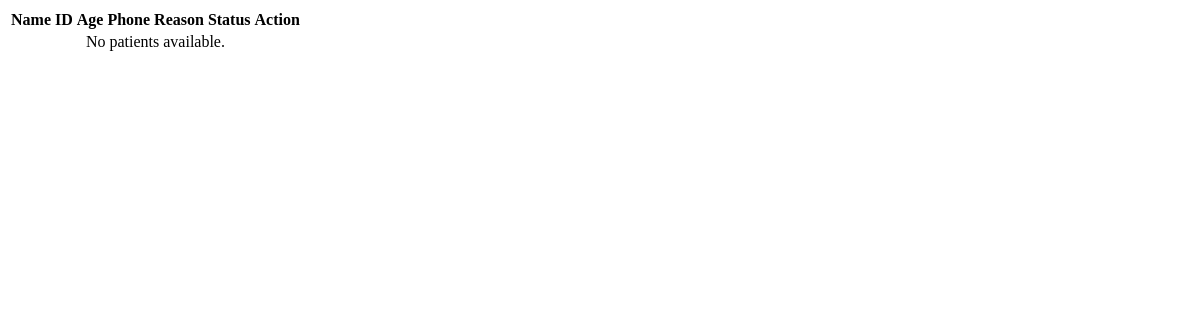
/secretary/patients/table/ (signed in), run on an earlier commit of the app's database.
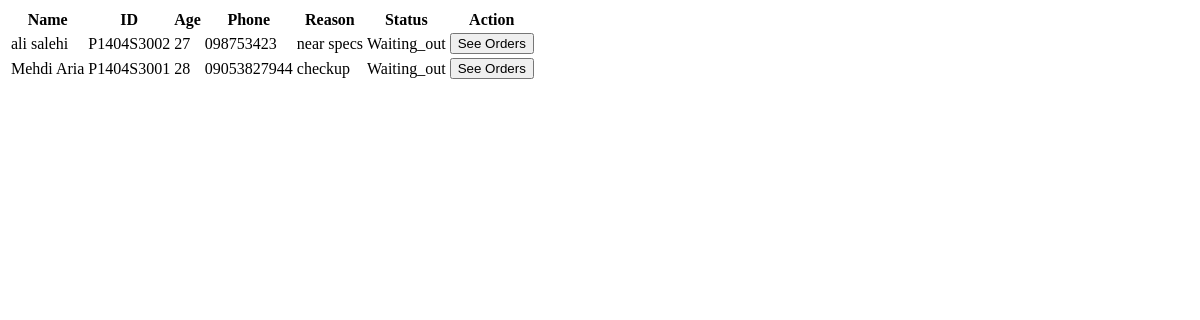
And on a later commit of the database.
### secretary/models.py (models this page shows, shortened)
class Patient(models.Model):
    STATUS_CHOICES = [
        ("waiting", "Waiting (Secretary list)"),
        ("accepted", "Accepted (Doctor list)"),
        ("done", "Done (Removed from both lists)"),
    ]
    patient_id = models.CharField(max_length=20, unique=True, editable=False)
    name = models.CharField(max_length=100)
    phone = models.CharField(max_length=15, blank=True, null=True)
    dob = models.CharField(max_length=10, null=True, blank=True)  # ✅ Jalali DOB stored as string (YYYY/MM/DD)
    age = models.PositiveIntegerField()
    gender = models.CharField(max_length=1, choices=[('M', 'Male'), ('F', 'Female')])
    melli_code = models.CharField(max_length=10, unique=True, blank=True, null=True)
    email=models.CharField(max_length=100, blank=True, null=True)
    reason = models.TextField()
    status = models.CharField(max_length=20, choices=STATUS_CHOICES, default='waiting')
    updated_date = models.DateTimeField(auto_now=True)
    created_at = models.DateTimeField(default=timezone.now)

### secretary/views.py (the view)
# urls.py: path("patients/table/", views.patients_table_partial, name="patients_table_partial"),
@login_required
@user_passes_test(is_secretary_doctor_admin)
def patients_table_partial(request):
    start_date = request.GET.get('start_date')
    end_date = request.GET.get('end_date')
    status = request.GET.get('status')
    today_str = date.today().isoformat()
    if not start_date:
        start_date = today_str
    if not end_date:
        end_date = today_str
    print(today_str)
    patients = Patient.objects.all().order_by('-id')
    patients = patients.filter(updated_date__date__gte=start_date)
    patients = patients.filter(updated_date__date__lte=end_date)
    if status and status != "all":
        patients = patients.filter(status=status)
    return render(request, "secretary/patients_table.html", {"patients": patients})

### core/context_processors.py (called while the page is built)
def site_settings(request):
    settings = SiteSetting.objects.first()
    return {"site_settings": settings}

### secretary/views.py (called while the page is built)
def is_secretary_doctor_admin(user):
    return (
        user.is_superuser
        or user.groups.filter(name__in=["secretary", "doctor"]).exists()
    )

### secretary/templates/secretary/patients_table.html (shortened to what this page needs)
<table>
    <thead>
        <tr>
            <th>Name</th>
            <th>ID</th>
            <th>Age</th>
            <th>Phone</th>
            <th>Reason</th>
            <th>Status</th>
            <th>Action</th>
        </tr>
    </thead>
    <tbody>
        {% for patient in patients %}
        <tr id="patient-{{ patient.id }}">
            <td>{{ patient.name }}</td>
            <td>{{ patient.patient_id }}</td>
            <td>{{ patient.age }}</td>
            <td>{{ patient.phone }}</td>
            <td>{{ patient.reason }}</td>
            <td class="
                {% if patient.status == 'waiting' %}status-waiting{% elif patient.status == 'waiting_out' %}status-waiting_out{% elif patient.status == 'accepted' %}status-accepted{% elif patient.status == 'done' %}status-done{% endif %}
            ">{{ patient.status|capfirst }}</td>
            <td>
                {% if patient.status == "waiting_out" %}
                    <button type="submit" class="get-so-button " onclick="openOrdersModal('{{ patient.patient_id }}')">See Orders</button>
                {% endif %}
            </td>
        </tr>
        {% empty %}
        <tr>
            <td colspan="7" style="text-align:center;">No patients available.</td>
        </tr>
        {% endfor %}
    </tbody>
</table>

What changed in the data, as far as the page shows it:
added Patient: name "ali salehi", patient_id "P1404S3002", age "27", phone "098753423", reason "near specs", status "Waiting_out"
added Patient: name "Mehdi Aria", patient_id "P1404S3001", age "28", phone "09053827944", reason "checkup", status "Waiting_out"
Also different on the page:
text no longer shown: "No patients available."
